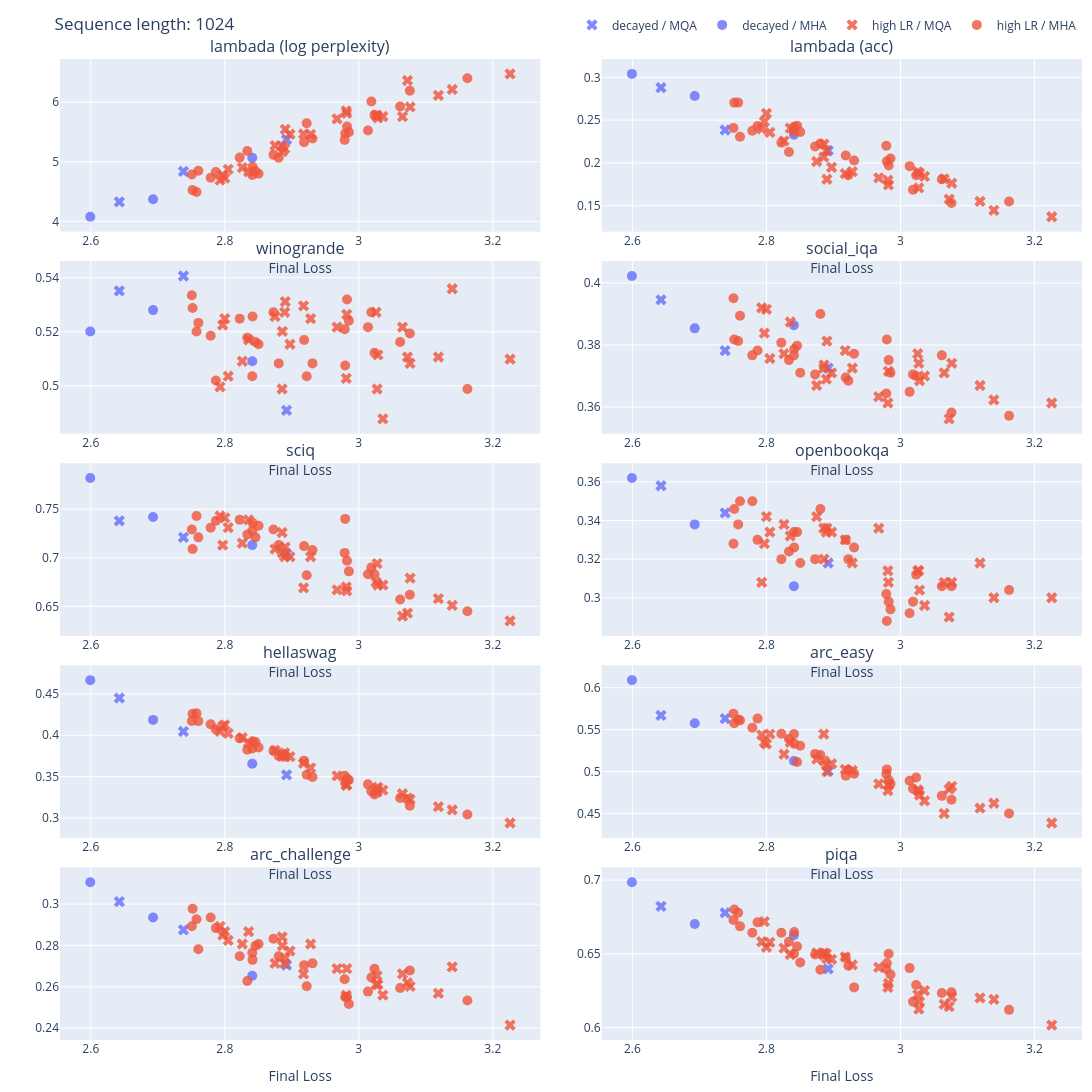

Write notebook code for a chart like this one.
### Code cell
seq_len = 1024

def sequence_length_group(row):
    return row["config/common"]["sequence_length"]

sdf = df[df["config/common"].apply(lambda d: d.get("sequence_length") == seq_len)]

plot_df = joint_tasks_plot_fetch(sdf, task_keys, group_fn=sequence_length_group)

plot_df["group"] = np.where(plot_df["step"] == 320000, "decayed", "high LR")

plot_joint_tasks(
    plot_df,
    task_keys,
    plot_title=f"Sequence length: {seq_len}",
    fit_lines=False,
    symbol_col="attn_type",
    symbol_map={"MHA": "circle", "MQA": "x"},
    marker_size=10,
)
